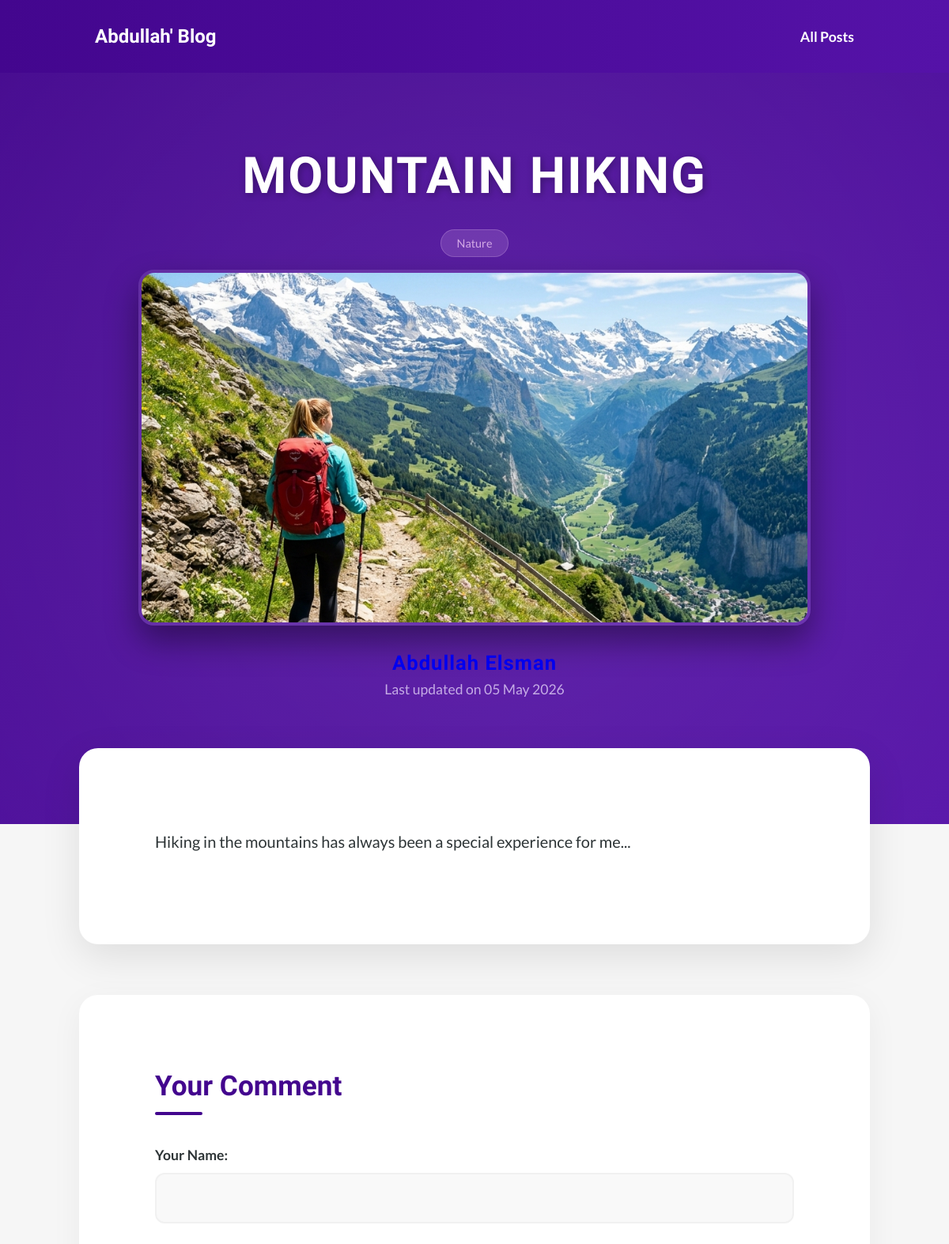
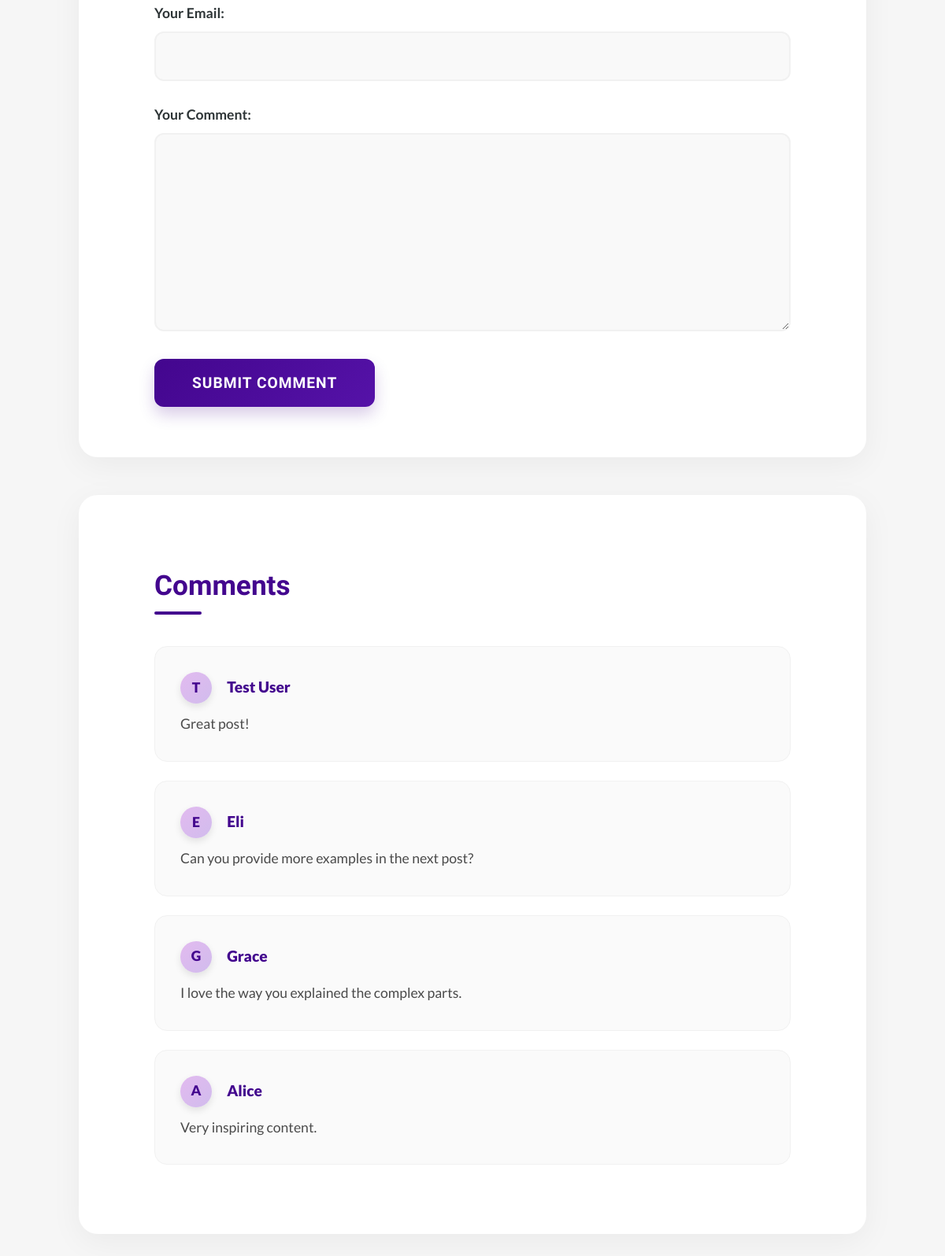
The app's page /posts/hike-in-the-mountains/ with its own data (2 pictures, top to bottom).
### blog/models.py (models this page shows, shortened)
class Post(models.Model):
    title = models.CharField(max_length=200)
    excerpt = models.CharField(max_length=300)
    date = models.DateField(auto_now=True)
    slug = models.SlugField(unique=True, db_index=True)
    content = models.TextField(validators=[MinLengthValidator(10)])
    image = models.ImageField(upload_to="posts",null=True)
    author = models.ForeignKey(Author, on_delete=models.SET_NULL, null=True, related_name='posts')
    tags = models.ManyToManyField(Tag)

class Tag(models.Model):
    caption = models.CharField(max_length=20)
    def __str__(self):
        return self.caption

class Author(models.Model):
    first_name = models.CharField(max_length=100)
    last_name = models.CharField(max_length=100)
    email_address = models.EmailField(unique=True)
    def full_name(self):
        return f"{self.first_name} {self.last_name}"
    def __str__(self):
        return self.full_name()

class Comment(models.Model):
    user_name = models.CharField(max_length=100)
    user_email = models.EmailField()
    text = models.TextField(max_length=400)
    post = models.ForeignKey(Post, on_delete=models.CASCADE, related_name='comments')

### blog/views.py (the view)
# urls.py: path('posts/<slug:slug>/', views.PostDetailView.as_view(), name='post_detail'),
class PostDetailView(View):
    template_name = 'blog/post-detail.html'
    model = Post
    def get(self, request, slug):
        post = Post.objects.get(slug=slug)
        context = {
            'post': post,
            'post_tags': post.tags.all(),
            'comment_form': CommentForm()
        }
        return render(request, self.template_name, context)
    def post(self, request, slug):
        comment_form = CommentForm(request.POST)
        post = Post.objects.get(slug=slug)
        if comment_form.is_valid():
            comment = comment_form.save(commit=False)
            comment.post = post
            comment.save()
            return HttpResponseRedirect(reverse('post_detail', args=[slug]))
        context = {
            'post': post,
            'post_tags': post.tags.all(),
            'comment_form': comment_form
        }
        return render(request, self.template_name, context)

### blog/forms.py
class CommentForm(forms.ModelForm):
    class Meta:
        model = Comment
        fields = ['user_name', 'user_email', 'text']
        labels = {
            'user_name': 'Your Name',
            'user_email': 'Your Email',
            'text': 'Your Comment'
        }

### blog/templates/blog/post-detail.html (shortened to what this page needs)
{% extends "base.html" %}
{% load static %}
{% block css_files %}
<link rel="stylesheet" href="{% static 'blog/post-detail.css' %}?v=3" />
{% endblock %}
{% block content %}
<section id="summary">
<h2>{{ post.title }}</h2>
<div>
    {% for tag in post_tags %}
        <span class="tag">{{ tag }}</span>
    {% endfor %}
</div>
<article>
    <img src="{{ post.image.url }}" alt="{{ post.title }}">
    <address><a href="mailto:{{ post.author.email_address }}">{{ post.author }}</a></address>
    <div>
        Last updated on <time>{{ post.date|date:"d M Y" }}</time>
    </div>
</article>
</section>
<main>
    {{ post.content|linebreaks }}
</main>
<section id="comment-form">
    <h2>Your Comment</h2>
    <form action="{% url "post_detail" post.slug %}" method="POST">
        {% for form_field in comment_form %}
            <div class="form-control {% if form_field.errors %}invalid{% endif %}">
                {{ form_field.label_tag }}
                {{ form_field }}
            </div>
        {% endfor %}
        <button type="submit">Submit Comment</button>
    </form>
</section>
<section id="comments">
    <h2>Comments</h2>
    <ul>
        {% for comment in post.comments.all %}
            <li>
                <p class="comment-author">
                    <span class="avatar">{{ comment.user_name|slice:":1"|upper }}</span>
                    {{ comment.user_name }}
                </p>
                <p>{{ comment.text|linebreaks }}</p>
            </li>
        {% endfor %}
    </ul>
</section>
{% endblock %}

### static/app.css (style rules this page uses)
* { box-sizing: border-box; word-wrap: break-word; overflow-wrap: break-word; }
body { margin: 0; font-family: 'Lato', sans-serif; background-color: #f6f6f6; color: #4a4a4a; }
a { text-decoration: none; }
ul { list-style: none; margin: 0; padding: 0; }

### blog/static/blog/post-detail.css (style rules this page uses)
#summary { background: linear-gradient(135deg, #43068e 0%, #5512a8 100%); color: white; padding: 6rem 10% 10rem 10%; text-align: center; position: relative; overflow: hidden; }
#summary::before { content: ''; position: absolute; top: -50%; left: -50%; width: 200%; height: 200%; background: radial-gradient(circle, rgba(255,255,255,0.1) 0%, transparent 70%); animation: rotate 20s linear infinite; }
#summary h2 { font-family: 'Oswald', sans-serif; font-size: 4rem; margin-top: 0; margin-bottom: 2rem; text-transform: uppercase; line-height: 1.1; letter-spacing: 2px; text-shadow: 2px 2px 10px rgba(0,0,0,0.3); position: relative; }
#summary article { display: flex; flex-direction: column; align-items: center; position: relative; }
#summary img { width: 100%; max-width: 850px; height: 450px; object-fit: cover; border-radius: 20px; box-shadow: 0 20px 40px rgba(0, 0, 0, 0.4); margin-bottom: 2rem; border: 4px solid rgba(255, 255, 255, 0.1); transition: transform 0.3s ease; }
#summary address { font-style: normal; font-weight: 700; font-size: 1.6rem; color: #e2baef; margin-bottom: 0.5rem; font-family: 'Oswald', sans-serif; letter-spacing: 1px; }
#summary div { font-size: 1.1rem; color: #d1bced; opacity: 0.9; }
#summary .tag { display: inline-block; background: rgba(226, 186, 239, 0.2); backdrop-filter: blur(5px); color: #e2baef; padding: 0.5rem 1.2rem; border-radius: 30px; font-size: 0.9rem; margin: 0 0.4rem 1rem 0.4rem; font-family: 'Lato', sans-serif; border: 1px solid rgba(226, 186, 239, 0.3); transition: all 0.3s ease; }
main { max-width: 1000px; margin: -6rem auto 4rem auto; background-color: white; padding: 5rem 6rem; border-radius: 24px; box-shadow: 0 15px 50px rgba(0, 0, 0, 0.1); position: relative; z-index: 10; word-wrap: break-word; overflow-wrap: break-word; }
main p { font-family: 'Lato', sans-serif; font-size: 1.25rem; line-height: 1.8; color: #2d3436; margin-bottom: 2rem; }
#comment-form, #comments { max-width: 1000px; margin: 3rem auto; background: white; padding: 4rem 6rem; border-radius: 24px; box-shadow: 0 10px 40px rgba(0, 0, 0, 0.05); }
#comment-form h2, #comments h2 { font-family: 'Oswald', sans-serif; color: #43068e; font-size: 2.2rem; margin-bottom: 2.5rem; position: relative; padding-bottom: 1rem; }
#comment-form h2::after, #comments h2::after { content: ''; position: absolute; bottom: 0; left: 0; width: 60px; height: 4px; background: #43068e; border-radius: 2px; }
.form-control { margin-bottom: 2rem; }
.form-control label { display: block; font-weight: 700; margin-bottom: 0.8rem; color: #2d3436; font-size: 1.1rem; }
.form-control input, .form-control textarea { width: 100%; padding: 1.2rem; border: 2px solid #f1f1f1; border-radius: 12px; font-family: 'Lato', sans-serif; font-size: 1.1rem; background-color: #f9f9f9; transition: all 0.3s ease; }
#comment-form button { background: linear-gradient(135deg, #43068e 0%, #5512a8 100%); color: white; border: none; padding: 1.2rem 3rem; border-radius: 12px; font-family: 'Oswald', sans-serif; font-size: 1.2rem; font-weight: bold; cursor: pointer; text-transform: uppercase; letter-spacing: 1px; transition: all 0.3s ease; box-shadow: 0 10px 20px rgba(67, 6, 142, 0.2); }
#comments ul { margin-top: 2rem; }
#comments li { padding: 2rem; background: #fafafa; border-radius: 16px; margin-bottom: 1.5rem; transition: transform 0.2s ease; border: 1px solid #f1f1f1; }
#comments .comment-author { font-weight: 800; color: #43068e; margin-bottom: 0.8rem; font-size: 1.2rem; display: flex; align-items: center; }
#comments .avatar { width: 40px; height: 40px; background: linear-gradient(135deg, #e2baef 0%, #d1bced 100%); color: #43068e; border-radius: 50%; margin-right: 1.2rem; display: flex; align-items: center; justify-content: center; font-size: 1.1rem; box-shadow: 0 4px 10px rgba(0,0,0,0.1); }
#comments p { margin: 0; font-family: 'Lato', sans-serif; color: #4a4a4a; line-height: 1.6; font-size: 1.1rem; }

### records on screen
Post: title "MOUNTAIN HIKING", image (picture), author "Abdullah Elsman", date "05 May 2026", content "Hiking in the mountains has always been a special experience for me..."
Tag: caption "Nature"
Comment: user_name "T", user_name "Test User", text "Great post!"
Comment: user_name "E", user_name "Eli", text "Can you provide more examples in the next post?"
Comment: user_name "G", user_name "Grace", text "I love the way you explained the complex parts."
Comment: user_name "A", user_name "Alice", text "Very inspiring content."
